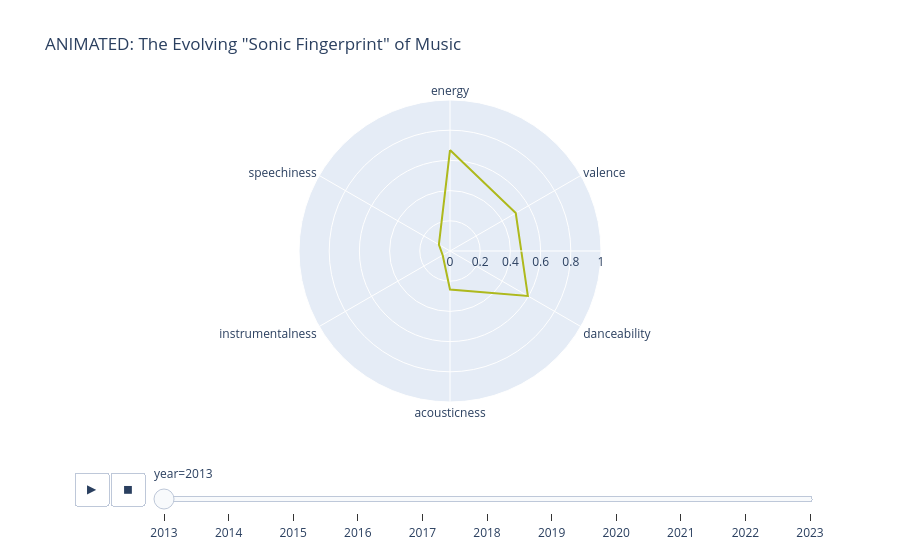

Notebook code cell kept with this figure:
### Markdown cell above
### Animated Radar Chart of Audio Features Over Time
- Select key audio features to analyze (energy, valence, danceability, acousticness, instrumentalness, speechiness).
- Group the dataset by **year** and compute the average of each audio feature.
- Reshape the data into long format so it can be used in a radar chart.
- Create an **animated radar chart** where:
  - Each frame represents a year.
  - The axes show different audio features.
  - The radial distance represents the average feature value.
- Use a fixed radial axis range (0–1) to prevent the chart from resizing across frames.
- Visualize how the “sonic fingerprint” of popular music evolves over time.

### Code cell
features = ['energy', 'valence', 'danceability', 'acousticness', 'instrumentalness', 'speechiness']

# 2. Group by year and get the average of these features
df_yearly_avg = data.groupby('year')[features].mean().reset_index()

# 3. Melt the data from wide to long format (required for radar charts)
df_long = df_yearly_avg.melt(id_vars='year', 
                             var_name='Audio Feature', 
                             value_name='Average Score',
                             value_vars=features)
fig_radar_animated = px.line_polar(df_long,
                                   r='Average Score',
                                   theta='Audio Feature',
                                   line_close=True,
                                   animation_frame='year', # This is the key change
                                   title='ANIMATED: The Evolving "Sonic Fingerprint" of Music',
                                   color_discrete_sequence=["#AEB91D"] # A nice Spotify green
                                  )

# Set the axis to be 0-1 so it doesn't "jump"
fig_radar_animated.update_layout(
    polar=dict(
        radialaxis=dict(
            visible=True,
            range=[0, 1]  # Force the axis to be 0 to 1
        )
    )
)

fig_radar_animated.show()

### Figure 1 — Plotly figure (JSON) as saved in the notebook; plotly's stock layout.template omitted (floating-point values rounded to 4 significant figures)
{"data": [{"hovertemplate": "year=2013<br>Average Score=%{r}<br>Audio Feature=%{theta}<extra></extra>", "legendgroup": "", "line": {"color": "#AEB91D", "dash": "solid"}, "marker": {"symbol": "circle"}, "mode": "lines", "name": "", "r": [0.6686, 0.5027, 0.5953, 0.2552, 0.0558, 0.08497, 0.6686], "showlegend": false, "subplot": "polar", "theta": ["energy", "valence", "danceability", "acousticness", "instrumentalness", "speechiness", "energy"], "type": "scatterpolar"}], "layout": {"legend": {"tracegroupgap": 0}, "polar": {"angularaxis": {"direction": "clockwise", "rotation": 90}, "domain": {"x": [0, 1], "y": [0, 1]}, "radialaxis": {"range": [0, 1], "visible": true}}, "sliders": [{"active": 0, "currentvalue": {"prefix": "year="}, "len": 0.9, "pad": {"b": 10, "t": 60}, "steps": [{"args": [["2013"], {"frame": {"duration": 0, "redraw": true}, "fromcurrent": true, "mode": "immediate", "transition": {"duration": 0, "easing": "linear"}}], "label": "2013", "method": "animate"}, {"args": [["2014"], {"frame": {"duration": 0, "redraw": true}, "fromcurrent": true, "mode": "immediate", "transition": {"duration": 0, "easing": "linear"}}], "label": "2014", "method": "animate"}, {"args": [["2015"], {"frame": {"duration": 0, "redraw": true}, "fromcurrent": true, "mode": "immediate", "transition": {"duration": 0, "easing": "linear"}}], "label": "2015", "method": "animate"}, {"args": [["2016"], {"frame": {"duration": 0, "redraw": true}, "fromcurrent": true, "mode": "immediate", "transition": {"duration": 0, "easing": "linear"}}], "label": "2016", "method": "animate"}, {"args": [["2017"], {"frame": {"duration": 0, "redraw": true}, "fromcurrent": true, "mode": "immediate", "transition": {"duration": 0, "easing": "linear"}}], "label": "2017", "method": "animate"}, {"args": [["2018"], {"frame": {"duration": 0, "redraw": true}, "fromcurrent": true, "mode": "immediate", "transition": {"duration": 0, "easing": "linear"}}], "label": "2018", "method": "animate"}, {"args": [["2019"], {"frame": {"duration": 0, "redraw": true}, "fromcurrent": true, "mode": "immediate", "transition": {"duration": 0, "easing": "linear"}}], "label": "2019", "method": "animate"}, {"args": [["2020"], {"frame": {"duration": 0, "redraw": true}, "fromcurrent": true, "mode": "immediate", "transition": {"duration": 0, "easing": "linear"}}], "label": "2020", "method": "animate"}, {"args": [["2021"], {"frame": {"duration": 0, "redraw": true}, "fromcurrent": true, "mode": "immediate", "transition": {"duration": 0, "easing": "linear"}}], "label": "2021", "method": "animate"}, {"args": [["2022"], {"frame": {"duration": 0, "redraw": true}, "fromcurrent": true, "mode": "immediate", "transition": {"duration": 0, "easing": "linear"}}], "label": "2022", "method": "animate"}, {"args": [["2023"], {"frame": {"duration": 0, "redraw": true}, "fromcurrent": true, "mode": "immediate", "transition": {"duration": 0, "easing": "linear"}}], "label": "2023", "method": "animate"}], "x": 0.1, "xanchor": "left", "y": 0, "yanchor": "top"}], "title": {"text": "ANIMATED: The Evolving \"Sonic Fingerprint\" of Music"}, "updatemenus": [{"buttons": [{"args": [null, {"frame": {"duration": 500, "redraw": true}, "fromcurrent": true, "mode": "immediate", "transition": {"duration": 500, "easing": "linear"}}], "label": "&#9654;", "method": "animate"}, {"args": [[null], {"frame": {"duration": 0, "redraw": true}, "fromcurrent": true, "mode": "immediate", "transition": {"duration": 0, "easing": "linear"}}], "label": "&#9724;", "method": "animate"}], "direction": "left", "pad": {"r": 10, "t": 70}, "showactive": false, "type": "buttons", "x": 0.1, "xanchor": "right", "y": 0, "yanchor": "top"}]}}
